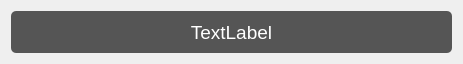
<?xml version="1.0" encoding="UTF-8"?>
<ui version="4.0">
 <class>SimpleToast</class>
 <widget class="QWidget" name="SimpleToast">
  <property name="geometry">
   <rect>
    <x>0</x>
    <y>0</y>
    <width>463</width>
    <height>64</height>
   </rect>
  </property>
  <property name="windowTitle">
   <string>Form</string>
  </property>
  <layout class="QGridLayout" name="gridLayout">
   <item row="0" column="0">
    <widget class="QLabel" name="label">
     <property name="styleSheet">
      <string notr="true">color: rgb(255, 255, 255);
background-color: rgba(46, 46, 46, 80%);
border-radius: 5px;
font: 14pt;</string>
     </property>
     <property name="text">
      <string>TextLabel</string>
     </property>
     <property name="alignment">
      <set>Qt::AlignCenter</set>
     </property>
    </widget>
   </item>
  </layout>
 </widget>
 <resources/>
 <connections/>
</ui>
